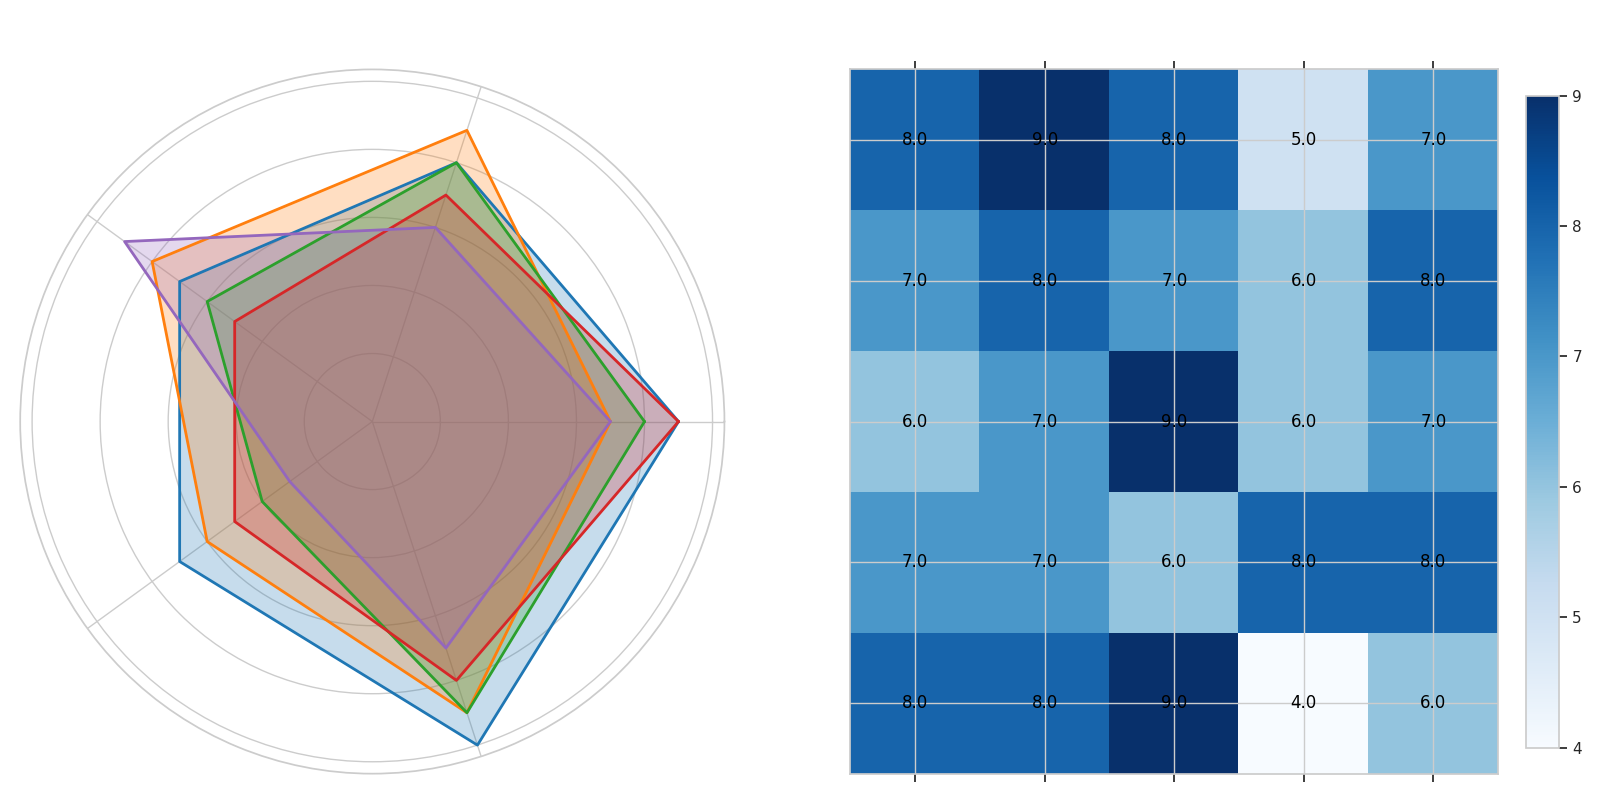

Write the Python code that produced this figure.
import matplotlib.pyplot as plt
import numpy as np

# Define the categories and writers
categories = ['Creativity', 'Emotional Depth', 'Social Commentary', 'Humor', 'Style']
writers = ['Shakespeare', 'Austen', 'Hemingway', 'Poe', 'Orwell']

# Define scores for each writer
data = {
    'Shakespeare': [9, 8, 7, 7, 10],
    'Austen': [7, 9, 8, 6, 9],
    'Hemingway': [8, 8, 6, 4, 9],
    'Poe': [9, 7, 5, 5, 8],
    'Orwell': [7, 6, 9, 3, 7]
}

# Extended data for a heatmap subplot
modern_writers = ['Morrison', 'Atwood', 'Toni', 'Murakami', 'Rushdie']
modern_data = {
    'Morrison': [8, 9, 8, 5, 7],
    'Atwood': [7, 8, 7, 6, 8],
    'Toni': [6, 7, 9, 6, 7],
    'Murakami': [7, 7, 6, 8, 8],
    'Rushdie': [8, 8, 9, 4, 6]
}

num_vars = len(categories)

def create_radar_chart(ax, data, color='blue'):
    angles = np.linspace(0, 2 * np.pi, num_vars, endpoint=False).tolist()
    data += data[:1]
    angles += angles[:1]
    ax.fill(angles, data, color=color, alpha=0.25)
    ax.plot(angles, data, color=color, linewidth=2)
    ax.set_yticklabels([])
    ax.set_xticks(angles[:-1])
    ax.set_xticklabels([])

fig, axs = plt.subplots(1, 2, figsize=(16, 8), subplot_kw=dict(polar=True))
ax_radar, ax_heatmap = axs

colors = ['#1f77b4', '#ff7f0e', '#2ca02c', '#d62728', '#9467bd']

for writer, color in zip(writers, colors):
    create_radar_chart(ax_radar, data[writer], color)

ax_radar.legend([], loc='upper right', bbox_to_anchor=(1.2, 1.15), fontsize=10)

heatmap_data = np.array([modern_data[writer] for writer in modern_writers])

ax_heatmap.remove()
ax_heatmap = fig.add_subplot(122)
cax = ax_heatmap.matshow(heatmap_data, cmap='Blues', aspect='auto')

ax_heatmap.set_xticks(np.arange(len(categories)))
ax_heatmap.set_yticks(np.arange(len(modern_writers)))
ax_heatmap.set_xticklabels([])
ax_heatmap.set_yticklabels([])

for i in range(heatmap_data.shape[0]):
    for j in range(heatmap_data.shape[1]):
        ax_heatmap.text(j, i, f"{heatmap_data[i, j]:.1f}", ha='center', va='center', color='black')

fig.colorbar(cax, ax=ax_heatmap, orientation='vertical', fraction=0.046, pad=0.04)

plt.tight_layout()
plt.show()
